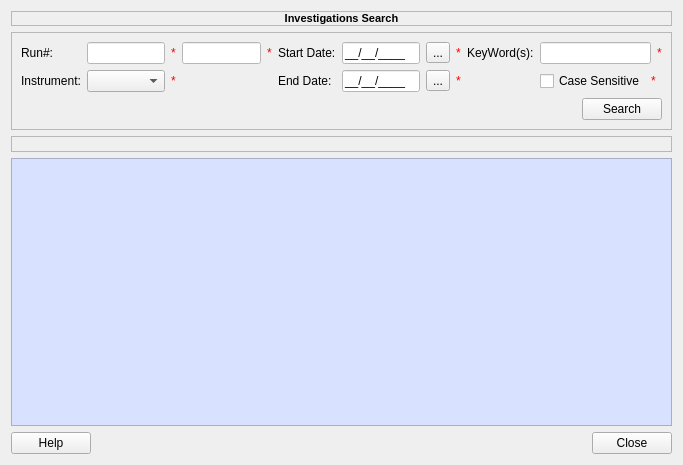
<?xml version="1.0" encoding="UTF-8"?>
<ui version="4.0">
 <class>ICatSearch</class>
 <widget class="QWidget" name="ICatSearch">
  <property name="geometry">
   <rect>
    <x>0</x>
    <y>0</y>
    <width>683</width>
    <height>465</height>
   </rect>
  </property>
  <property name="windowTitle">
   <string>Catalog Search</string>
  </property>
  <layout class="QVBoxLayout" name="verticalLayout">
   <item>
    <widget class="QLabel" name="label">
     <property name="frameShape">
      <enum>QFrame::StyledPanel</enum>
     </property>
     <property name="frameShadow">
      <enum>QFrame::Sunken</enum>
     </property>
     <property name="text">
      <string>&lt;!DOCTYPE HTML PUBLIC &quot;-//W3C//DTD HTML 4.0//EN&quot; &quot;http://www.w3.org/TR/REC-html40/strict.dtd&quot;&gt;
&lt;html&gt;&lt;head&gt;&lt;meta name=&quot;qrichtext&quot; content=&quot;1&quot; /&gt;&lt;style type=&quot;text/css&quot;&gt;
p, li { white-space: pre-wrap; }
&lt;/style&gt;&lt;/head&gt;&lt;body style=&quot; font-family:'MS Shell Dlg 2'; font-size:8.25pt; font-weight:400; font-style:normal;&quot;&gt;
&lt;p style=&quot; margin-top:0px; margin-bottom:0px; margin-left:0px; margin-right:0px; -qt-block-indent:0; text-indent:0px; font-size:8pt;&quot;&gt;&lt;span style=&quot; font-weight:600;&quot;&gt;Investigations Search&lt;/span&gt;&lt;/p&gt;&lt;/body&gt;&lt;/html&gt;</string>
     </property>
     <property name="alignment">
      <set>Qt::AlignCenter</set>
     </property>
     <property name="indent">
      <number>0</number>
     </property>
    </widget>
   </item>
   <item>
    <widget class="QFrame" name="searchframeWidget">
     <property name="styleSheet">
      <string notr="true">background-image: url(:/BackGroundImage/ICatSearchBackGround.png);</string>
     </property>
     <property name="frameShape">
      <enum>QFrame::StyledPanel</enum>
     </property>
     <property name="frameShadow">
      <enum>QFrame::Sunken</enum>
     </property>
     <layout class="QGridLayout" name="gridLayout_2">
      <item row="0" column="0">
       <layout class="QGridLayout" name="gridLayout">
        <item row="0" column="0">
         <widget class="QLabel" name="runNumberLabel">
          <property name="text">
           <string>Run#:</string>
          </property>
         </widget>
        </item>
        <item row="0" column="2">
         <widget class="QLabel" name="StartRun_2">
          <property name="styleSheet">
           <string notr="true">color: rgb(255, 0, 0);</string>
          </property>
          <property name="text">
           <string>*</string>
          </property>
         </widget>
        </item>
        <item row="0" column="4">
         <widget class="QLabel" name="EndRun_2">
          <property name="styleSheet">
           <string notr="true">color: rgb(255, 0, 0);</string>
          </property>
          <property name="text">
           <string>*</string>
          </property>
         </widget>
        </item>
        <item row="0" column="5">
         <widget class="QLabel" name="startdateLabel">
          <property name="text">
           <string>Start Date:</string>
          </property>
         </widget>
        </item>
        <item row="0" column="7">
         <widget class="QToolButton" name="startdatetoolButton">
          <property name="text">
           <string>...</string>
          </property>
         </widget>
        </item>
        <item row="0" column="8">
         <widget class="QLabel" name="StartDate_2">
          <property name="styleSheet">
           <string notr="true">color: rgb(255, 0, 0);</string>
          </property>
          <property name="text">
           <string>*</string>
          </property>
         </widget>
        </item>
        <item row="0" column="9">
         <widget class="QLabel" name="keywordsLabel">
          <property name="text">
           <string>KeyWord(s):</string>
          </property>
         </widget>
        </item>
        <item row="0" column="12">
         <widget class="QLabel" name="Keywords_2">
          <property name="styleSheet">
           <string notr="true">color: rgb(255, 0, 0);</string>
          </property>
          <property name="text">
           <string>*</string>
          </property>
         </widget>
        </item>
        <item row="0" column="1">
         <widget class="QLineEdit" name="StartRun">
          <property name="toolTip">
           <string>Start Run Number</string>
          </property>
          <property name="statusTip">
           <string/>
          </property>
          <property name="styleSheet">
           <string notr="true">background-color: rgb(255, 255, 255);</string>
          </property>
          <property name="inputMask">
           <string/>
          </property>
          <property name="cursorPosition">
           <number>0</number>
          </property>
         </widget>
        </item>
        <item row="0" column="3">
         <widget class="QLineEdit" name="EndRun">
          <property name="toolTip">
           <string>End Run Number</string>
          </property>
          <property name="styleSheet">
           <string notr="true">background-color: rgb(255, 255, 255);</string>
          </property>
          <property name="inputMask">
           <string/>
          </property>
         </widget>
        </item>
        <item row="0" column="6">
         <widget class="QLineEdit" name="StartDate">
          <property name="toolTip">
           <string>Start Date in DD/MM/YYYY format</string>
          </property>
          <property name="styleSheet">
           <string notr="true">background-color: rgb(255, 255, 255);</string>
          </property>
          <property name="inputMask">
           <string>00/00/0000;_</string>
          </property>
          <property name="text">
           <string>//</string>
          </property>
         </widget>
        </item>
        <item row="0" column="10" colspan="2">
         <widget class="QLineEdit" name="Keywords">
          <property name="styleSheet">
           <string notr="true">background-color: rgb(255, 255, 255);</string>
          </property>
         </widget>
        </item>
        <item row="1" column="0">
         <widget class="QLabel" name="instrumentLabel">
          <property name="text">
           <string>Instrument:</string>
          </property>
         </widget>
        </item>
        <item row="1" column="1">
         <widget class="QComboBox" name="Instrument">
          <property name="toolTip">
           <string/>
          </property>
          <property name="styleSheet">
           <string notr="true">QComboBox#Instrument QListView{background-color: white;background-image: url(ICatComboBackground.png);background-attachment: scroll;}QComboBox#Instrument QListView QScrollBar:vertical{background-image: url(:/images/ICatComboVScrollbar.png); background-repeat: repeat-y; width: 17px; height:20px;} </string>
          </property>
         </widget>
        </item>
        <item row="1" column="2">
         <widget class="QLabel" name="Instrument_2">
          <property name="styleSheet">
           <string notr="true">color: rgb(255, 0, 0);</string>
          </property>
          <property name="text">
           <string>*</string>
          </property>
         </widget>
        </item>
        <item row="1" column="5">
         <widget class="QLabel" name="enddateLabel">
          <property name="text">
           <string>End Date:</string>
          </property>
         </widget>
        </item>
        <item row="1" column="6">
         <widget class="QLineEdit" name="EndDate">
          <property name="toolTip">
           <string>End Date in DD/MM/YYYY format</string>
          </property>
          <property name="styleSheet">
           <string notr="true">background-color: rgb(255, 255, 255);</string>
          </property>
          <property name="inputMask">
           <string>00/00/0000;_</string>
          </property>
          <property name="text">
           <string>//</string>
          </property>
         </widget>
        </item>
        <item row="1" column="7">
         <widget class="QToolButton" name="enddatetoolButton">
          <property name="text">
           <string>...</string>
          </property>
         </widget>
        </item>
        <item row="1" column="8">
         <widget class="QLabel" name="EndDate_2">
          <property name="styleSheet">
           <string notr="true">color: rgb(255, 0, 0);</string>
          </property>
          <property name="text">
           <string>*</string>
          </property>
         </widget>
        </item>
        <item row="1" column="10">
         <widget class="QCheckBox" name="CaseSensitive">
          <property name="toolTip">
           <string/>
          </property>
          <property name="text">
           <string>Case Sensitive</string>
          </property>
         </widget>
        </item>
        <item row="1" column="11" colspan="2">
         <widget class="QLabel" name="CaseSensitive_2">
          <property name="styleSheet">
           <string notr="true">color: rgb(255, 0, 0);</string>
          </property>
          <property name="text">
           <string>*</string>
          </property>
         </widget>
        </item>
       </layout>
      </item>
      <item row="1" column="0">
       <layout class="QHBoxLayout" name="horizontalLayout_2">
        <item>
         <spacer name="horizontalSpacer">
          <property name="orientation">
           <enum>Qt::Horizontal</enum>
          </property>
          <property name="sizeHint" stdset="0">
           <size>
            <width>582</width>
            <height>20</height>
           </size>
          </property>
         </spacer>
        </item>
        <item>
         <widget class="QPushButton" name="searchButton">
          <property name="toolTip">
           <string>Search Investigations</string>
          </property>
          <property name="text">
           <string>Search</string>
          </property>
         </widget>
        </item>
       </layout>
      </item>
     </layout>
    </widget>
   </item>
   <item>
    <widget class="QLabel" name="searchlabel">
     <property name="frameShape">
      <enum>QFrame::StyledPanel</enum>
     </property>
     <property name="frameShadow">
      <enum>QFrame::Sunken</enum>
     </property>
     <property name="text">
      <string/>
     </property>
    </widget>
   </item>
   <item>
    <widget class="QTableWidget" name="searchtableWidget">
     <property name="toolTip">
      <string/>
     </property>
     <property name="styleSheet">
      <string notr="true">background-color: rgb(216, 225, 255);</string>
     </property>
     <property name="horizontalScrollBarPolicy">
      <enum>Qt::ScrollBarAsNeeded</enum>
     </property>
     <property name="autoScroll">
      <bool>true</bool>
     </property>
     <property name="alternatingRowColors">
      <bool>true</bool>
     </property>
     <property name="selectionMode">
      <enum>QAbstractItemView::SingleSelection</enum>
     </property>
     <property name="selectionBehavior">
      <enum>QAbstractItemView::SelectRows</enum>
     </property>
     <property name="showGrid">
      <bool>true</bool>
     </property>
    </widget>
   </item>
   <item>
    <layout class="QHBoxLayout" name="horizontalLayout">
     <item>
      <widget class="QPushButton" name="helpButton">
       <property name="text">
        <string>Help</string>
       </property>
      </widget>
     </item>
     <item>
      <spacer name="horizontalSpacer_4">
       <property name="orientation">
        <enum>Qt::Horizontal</enum>
       </property>
       <property name="sizeHint" stdset="0">
        <size>
         <width>527</width>
         <height>20</height>
        </size>
       </property>
      </spacer>
     </item>
     <item>
      <widget class="QPushButton" name="closeButton">
       <property name="text">
        <string>Close</string>
       </property>
      </widget>
     </item>
    </layout>
   </item>
  </layout>
 </widget>
 <tabstops>
  <tabstop>helpButton</tabstop>
  <tabstop>closeButton</tabstop>
  <tabstop>searchtableWidget</tabstop>
 </tabstops>
 <resources/>
 <connections/>
</ui>
